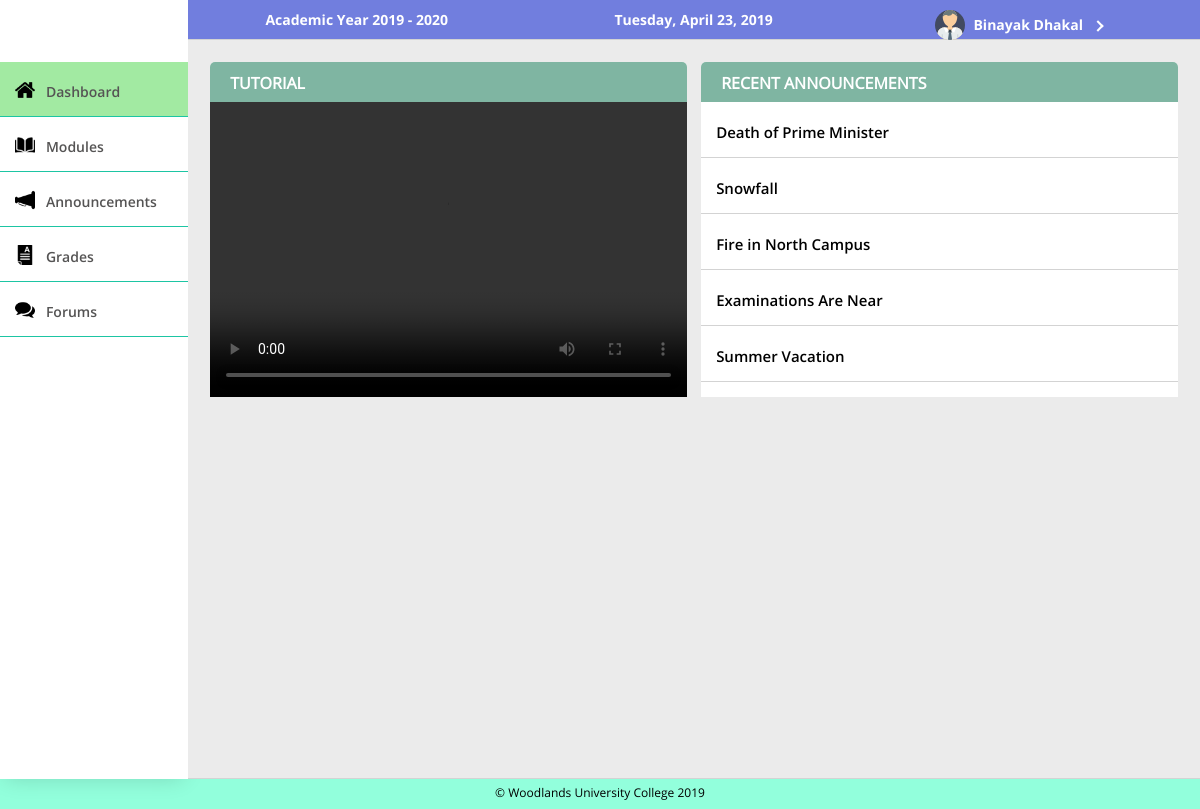
Screenshot of /public/StudentHome (signed in) with the database file from the repository.
### tables this page shows
CREATE TABLE `announcements` (
  `anid` int(11) NOT NULL,
  `antitle` varchar(200) NOT NULL,
  `andescription` text NOT NULL,
  `andate` datetime NOT NULL DEFAULT CURRENT_TIMESTAMP,
  `anstatus` enum('Y','N') NOT NULL
);

### app/functions/functions.php (called while the page is built, shortened)
<?php
function loadTemplate($fileName, $templateVars) {
  extract($templateVars);
  require $fileName;
  $contents = ob_get_clean();
  return $contents;
}
?>

### app/controllers/StudentHome.php (called while the page is built, shortened)
<?php
  class StudentHome extends Controller{
    public function index(){
      $announcementClass = new DatabaseTable('announcements');
      $announcements = $announcementClass->findAllReverse('anid');
      $template = '../app/views/students/studentHome.php';
      $content = loadTemplate($template, ['announcements'=>$announcements]);
    }
  }
?>

### app/core/App.php (called while the page is built, shortened)
<?php
class App{
    protected $method = 'index';
    public function __construct(){
      $url = $this->parseUrl();
      if (file_exists('../app/controllers/' . $url[0] . '.php')) {
          unset($url[0]);
      }
      $this->controller = new $this->controller;
      $this->param = $url ? array_values($url) : [];
      call_user_func_array([$this->controller,$this->method],$this->param);
    }
    public function parseUrl(){
      if (isset($_GET['url'])) {
          return $url = explode('/', filter_var(rtrim($_GET['url'], '/'), FILTER_SANITIZE_URL));
      }
    }
}

### public/index.php (called while the page is built, shortened)
<?php
  require_once '../app/pdoconnect/pdoconnect.php';
  require_once '../app/models/databasetable.php';
  require_once '../app/functions/functions.php';
  $app = new App;
?>

### app/models/databasetable.php (called while the page is built, shortened)
<?php
class DatabaseTable{
	public $table;
	function __construct($table){
		$this->table = $table;
	}
	function findAllReverse($field) {
	    global $pdo;
	    $stmt = $pdo->prepare('SELECT * FROM ' . $this->table . ' ORDER BY '.$field . ' DESC');
	    $stmt->execute();
	    return $stmt;
	}
}

### app/views/students/studentHome.php (the view, shortened to what this page needs)
<div class = "boxesContainer">
  <div class = "contentBoxLarge tutorialVideo">
    <div class = "title">Tutorial</div>
    <div class = "content" style="margin:0; max-height: 295px;">
      <video src = "resources/videos/tutorial.mp4#t=07,20" width="100%" height="295px" controls>Video Not Found</video>
    </div>
  </div>
  <div class = "contentBoxLarge recentAnnouncements">
    <div class = "title">Recent Announcements</div>
    <div class = "content" style="margin:0; overflow-Y: auto; max-height: 295px; text-align: left;" id="customScroll">
      <?php
        while($announcement = $announcements->fetch()){
          echo '<a href = "/GroupProject/public/StudentAnnouncements/index/'.$announcement['anid'].'" style="color: black;"><div class = "subContentList"><b>';
            echo $announcement['antitle'];
          echo '</b></div></a>';
        }
      ?>
    </div>
  </div>
</div>

### public/css/userStyle.css (style rules this page uses)
a { color: white; text-decoration: none;font-family: opensanssemibold; }
* { margin: 0; padding: 0; }
body { overflow-x: hidden; font-family: opensansregular; }
.boxesContainer { display: flex; flex-direction: row; justify-content: space-between; }
.boxesContainer .content, .adminManageTable .content, .userForm .content { margin: 10px; font-family: opensansregular; color: black; align-items: center; width: 100%; justify-content: center; line-height: 14px; }
.subContentList { background: white; padding: 15px; height: 25px; border-bottom: 1px solid lightgray; font-family: opensansregular; font-size: 14px; }
.contentBoxLarge { width: 50%; background: white; text-align: center; margin: 7px; border-radius: 5px; color: white; user-select: none; }
.contentBoxLarge .title { background: #7fb5a2; width: 100%; padding-top: 10px; height: 40px; font-family: opensansregular; font-weight: bolder; border-top-left-radius: 5px; border-top-right-radius: 5px; color: #fff; text-transform: uppercase; text-align: left; padding-left: 20px; font-size: 16px; box-sizing: border-box; }
.content b { font-size: 15px; margin-bottom: 15px; line-height:30px; width: 150px; display: inline-block; font-family: opensanssemibold; }
.subContentList b { width: 100%; }

### rows the page displays
announcements: antitle "Death of Prime Minister"
announcements: antitle "Snowfall"
announcements: antitle "Fire in North Campus"
announcements: antitle "Examinations Are Near"
announcements: antitle "Summer Vacation"

### other values shown
$_SESSION['loggedin']['fname'] "Binayak"
$_SESSION['loggedin']['lname'] "Dhakal"
